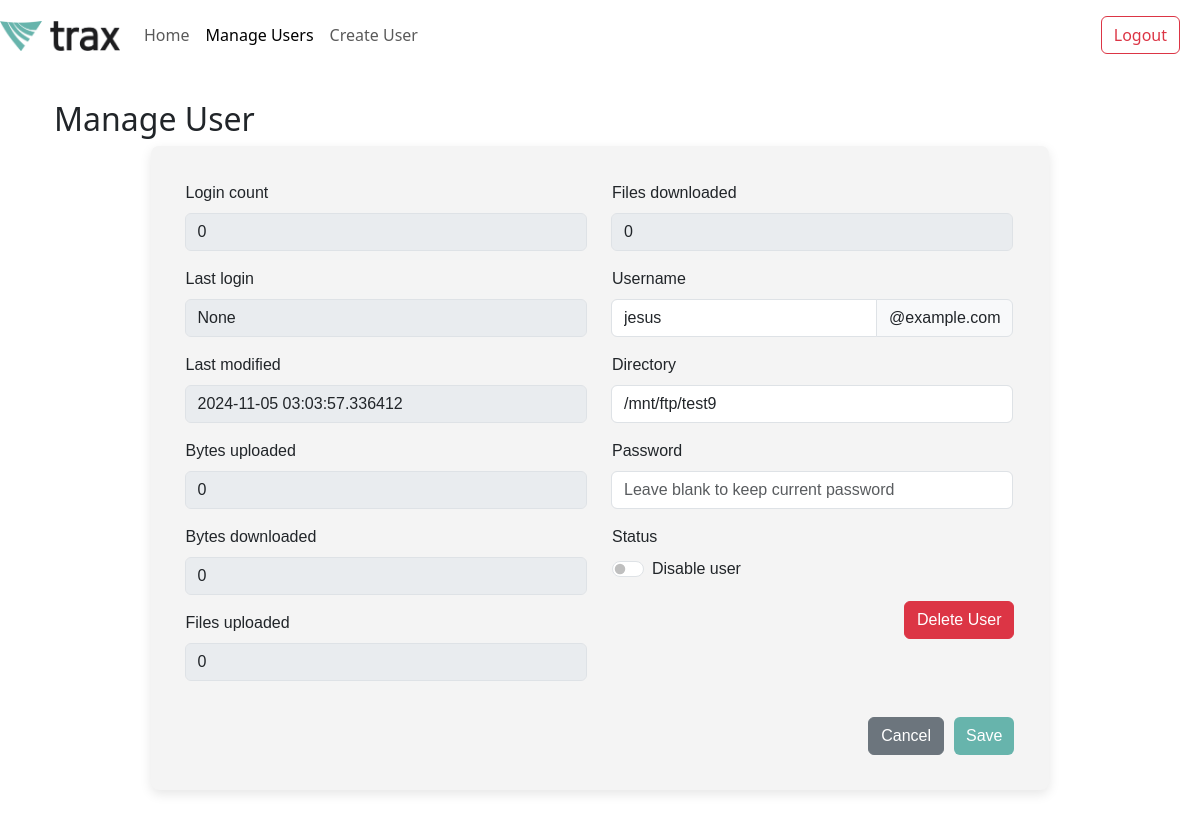
Page /manage_user/4 (signed in) on the earlier database version.
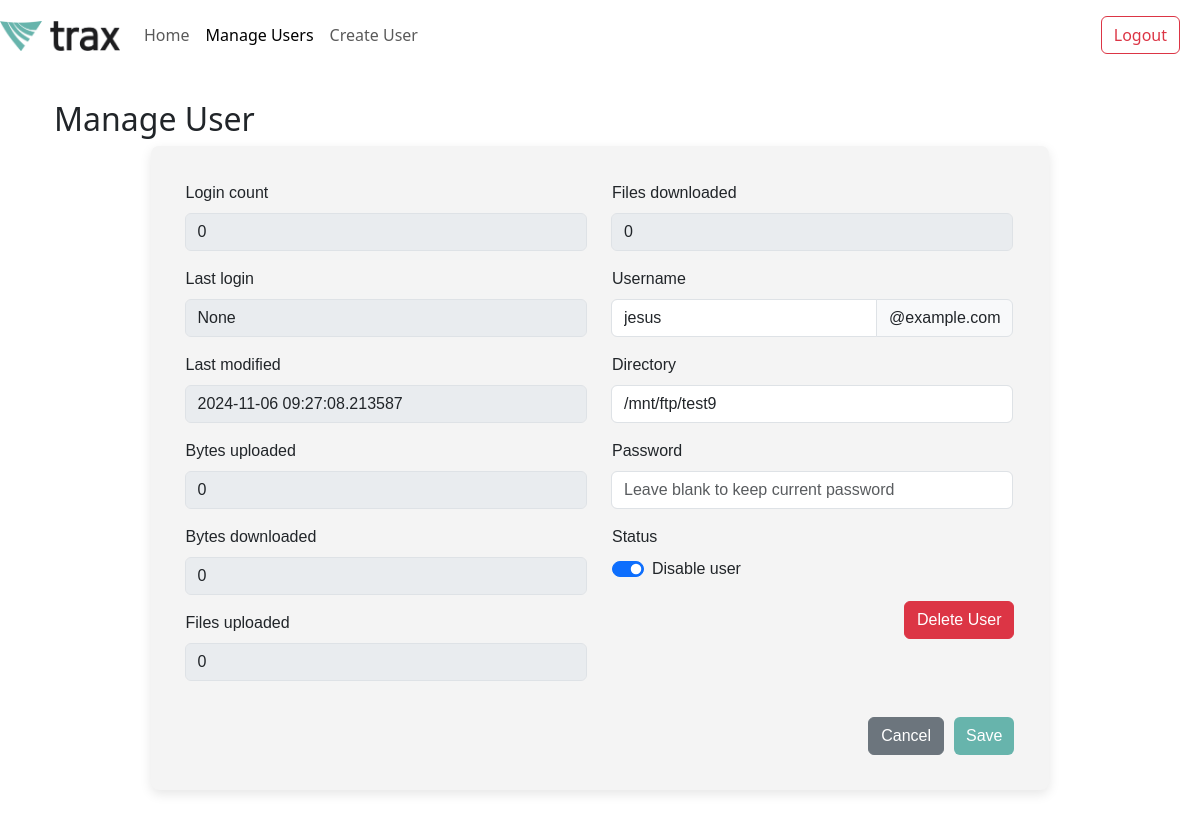
Same page on the later database version.
### app.py (models this page shows, shortened)
class User(db.Model):
    id = db.Column(db.Integer, primary_key=True)
    username = db.Column(db.String(80), nullable=False, unique=True)
    password = db.Column(db.String(120), nullable=False)
    directory = db.Column(db.String(120), nullable=False)
    status = db.Column(db.String(10), nullable=False)
    login_count = db.Column(db.Integer, default=0)
    last_login = db.Column(db.DateTime, nullable=True)
    last_modified = db.Column(db.DateTime, default=datetime.utcnow, onupdate=datetime.utcnow)
    bytes_uploaded = db.Column(db.BigInteger, default=0)
    bytes_downloaded = db.Column(db.BigInteger, default=0)
    files_uploaded = db.Column(db.Integer, default=0)
    files_downloaded = db.Column(db.Integer, default=0)

### app.py (the view)
@app.route('/manage_user/<int:user_id>', methods=['GET'])
def manage_user(user_id):
    if not session.get("username"):
        return redirect("/login")
    user = User.query.get_or_404(user_id)
    return render_template('manage_user.html', user=user)

### templates/manage_user.html (shortened to what this page needs)
<!DOCTYPE html>
<html lang="en">
<head>
</head>
<body>
    {% extends "index.html" %}
    {% block content %}
    <div class="container">
        <h2>Manage User</h2>
        {% include 'manage_user_component.html' %}
    </div>
    {% endblock %}

### templates/index.html (shortened to what this page needs)
<!DOCTYPE html>
<html lang="en">
<head>
    <link href="https://cdn.jsdelivr.net/npm/bootstrap@5.3.3/dist/css/bootstrap.min.css" rel="stylesheet">
    <link rel="stylesheet" href="https://cdnjs.cloudflare.com/ajax/libs/font-awesome/5.15.4/css/all.min.css">
    <link rel=”stylesheet” href=”https://cdn.jsdelivr.net/npm/bootstrap-icons@1.3.0/font/bootstrap-icons.css” />
    <link rel="stylesheet" href="{{ url_for('static', filename='home.css') }}">
    <link rel="stylesheet" href="{{ url_for('static', filename='manage-user.css') }}">
    <link rel="stylesheet" href="{{ url_for('static', filename='create-user.css') }}">
  </head>
<body>
    <nav class="navbar navbar-expand-lg navbar-light" style="background-color: white;" aria-label="Main navigation">
      <a href="{{ url_for('home') }}" class="navbar-brand">
        <img src="{{ url_for('static', filename='img/trax logo.jpg') }}" width="120" height="30" alt="Trax Tech Logo">
      </a>
      <div id="navbarNavAltMarkup" class="collapse navbar-collapse">
        <div class="navbar-nav">
            <a href="{{ url_for('home') }}" class="nav-item nav-link {% if request.endpoint == 'home' %}active{% endif %}">Home</a>
            <a class="nav-item nav-link {% if request.endpoint == 'manage_user' %}active{% endif %}">Manage Users</a>
            <a href="{{ url_for('create_user') }}" class="nav-item nav-link {% if request.endpoint == 'create_user' %}active{% endif %}">Create User</a>
        </div>
      </div>
      <nav class="navbar navbar-light" style="background-color: white;" aria-label="Secondary navigation">
        <form class="form-inline">
          <button class="btn btn-outline-danger" type="button" style="margin-right: 20px" onclick="logout()">Logout</button>
        </form>
      </nav>
    </nav>
    <section id="content" class="content-section">
      <div class="container">
        {% block content %}
        {% endblock %}
      </div>
    </section>
</body>
</html>

### templates/manage_user_component.html (shortened to what this page needs)
<!DOCTYPE html>
<html lang="en">
<head>
</head>
<body data-show-modal="{{ show_modal if show_modal else '' }}">
        <div class="main-container">
            <div class="manage-user-container">
                <form action="{{ url_for('update_user') }}" method="POST">
                    <div class="row">
                        <div class="col-md-6">
                            <div class="input-group mb-3">
                                <label for="login_count" class="form-label">Login count</label>
                                <div class="input-group">
                                    <input type="text" class="form-control" id="login_count" name="login count" value="{{ user.login_count }}" disabled>
                                </div>
                            </div>
                            <div class="input-group mb-3">
                                <label for="last_login" class="form-label">Last login</label>
                                <div class="input-group">
                                    <input type="text" class="form-control" id="last_login" name="last login" value="{{ user.last_login }}" disabled>
                                </div>
                            </div>
                            <div class="input-group mb-3">
                                <label for="last_modified" class="form-label">Last modified</label>
                                <div class="input-group">
                                    <input type="text" class="form-control" id="last_modified" name="last modified" value="{{ user.last_modified }}" disabled>
                                </div>
                            </div>
                            <div class="input-group mb-3">
                                <label for="bytes_uploaded" class="form-label">Bytes uploaded</label>
                                <div class="input-group">
                                    <input type="text" class="form-control" id="bytes_uploaded" name="bytes uploaded" value="{{ user.bytes_uploaded }}" disabled>
                                </div>
                            </div>
                            <div class="input-group mb-3">
                                <label for="bytes_downloaded" class="form-label">Bytes downloaded</label>
                                <div class="input-group">
                                    <input type="text" class="form-control" id="bytes_downloaded" name="bytes downloaded" value="{{ user.bytes_downloaded }}" disabled>
                                </div>
                            </div>
                            <div class="input-group mb-3">
                                <label for="files_uploaded" class="form-label">Files uploaded</label>
                                <div class="input-group">
                                    <input type="text" class="form-control" id="files_uploaded" name="files uploaded" value="{{ user.files_uploaded }}" disabled>
                                </div>
                            </div>
                        </div>
                        <div class="col-md-6">
                            <div class="input-group mb-3">
                                <label for="files_downloaded" class="form-label">Files downloaded</label>
                                <div class="input-group">
                                    <input type="text" class="form-control" id="files_downloaded" name="files downloaded" value="{{ user.files_downloaded }}" disabled>
                                </div>
                            </div>
                            <div class="input-group mb-3">
                                <label for="username" class="form-label">Username</label>
                                <div class="input-group">
                                    <input type="text" class="form-control" id="username" name="username" value="{{ user.username }}" required>
                                    <span class="input-group-text" id="basic-addon2">@example.com</span>
                                </div>
                            </div>
                            <div class="input-group mb-3">
                                <label for="directory" class="form-label">Directory</label>
                                <div class="input-group">
                                    <input type="text" class="form-control" id="directory" name="directory" value="{{ user.directory }}" required>
                                </div>
                            </div>
                            <div class="input-group mb-3">
                                <label for="password" class="form-label">Password</label>
                                <div class="input-group">
                                    <input type="password" class="form-control" id="password" name="password" placeholder="Leave blank to keep current password">
                                </div>
                            </div>
                            <div class="mb-3">
                                <label class="form-label">Status</label>
                                <div class="form-check form-switch">
                                    <input class="form-check-input" type="checkbox" role="switch" id="status-switch" name="status_switch" value="Disabled"
                                        aria-checked="{% if user.status == 'Disabled' %}true{% else %}false{% endif %}"
                                        {% if user.status == 'Disabled' %}checked{% endif %}>
                                    <label class="form-check-label" for="status-switch">Disable user</label>
                                </div>
                            </div>
                            <div class="button-group">
                                <button type="button" class="btn btn-danger" id="deleteUserBtn">Delete User</button>
                            </div>
                        </div>
                    </div>
                    <div class="button-group">
                        <button type="button" class="btn btn-secondary" onclick='window.location.href="/home"'>Cancel</button>
                        <button type="submit" class="btn btn-primary">Save</button>
                    </div>
                </form>
            </div>
        </div>
</body>
</html>

### static/home.css (style rules this page uses)
.content-section { margin: 30px; }
.btn-primary { background-color: #67b4ac; border: none; }

### static/manage-user.css (style rules this page uses)
.content-section { margin: 30px; }
.main-container { display: flex; justify-content: center; height: auto; font-family: Arial, sans-serif; }
.manage-user-container { display: flex; grid-template-columns: 1fr 1fr; grid-template-rows: repeat(6, auto); gap: 20px; background-color: #f4f4f4; padding: 35px; border-radius: 8px; box-shadow: 0px 4px 12px rgba(0, 0, 0, 0.1); width: auto; }
.button-group { display: flex; justify-content: flex-end; gap: 10px; margin-top: 20px; }

### templates/modals.html (style rules this page uses)
button { background-color: #67b4ac; color: white; }

Differences in the rows shown:
changed User "None": last_modified "2024-11-05 03:03:57.336412" → "2024-11-06 09:27:08.213587"; status "☐" → "☑"
